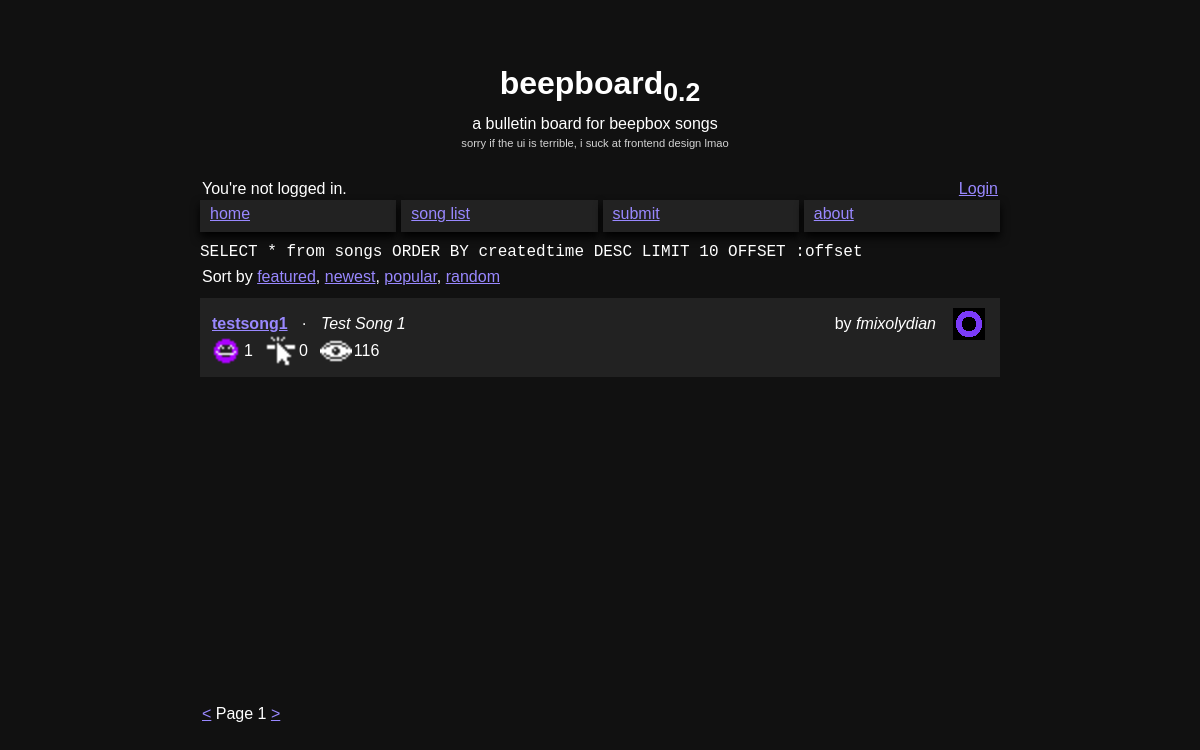
Page /songs.php on the earlier database version.
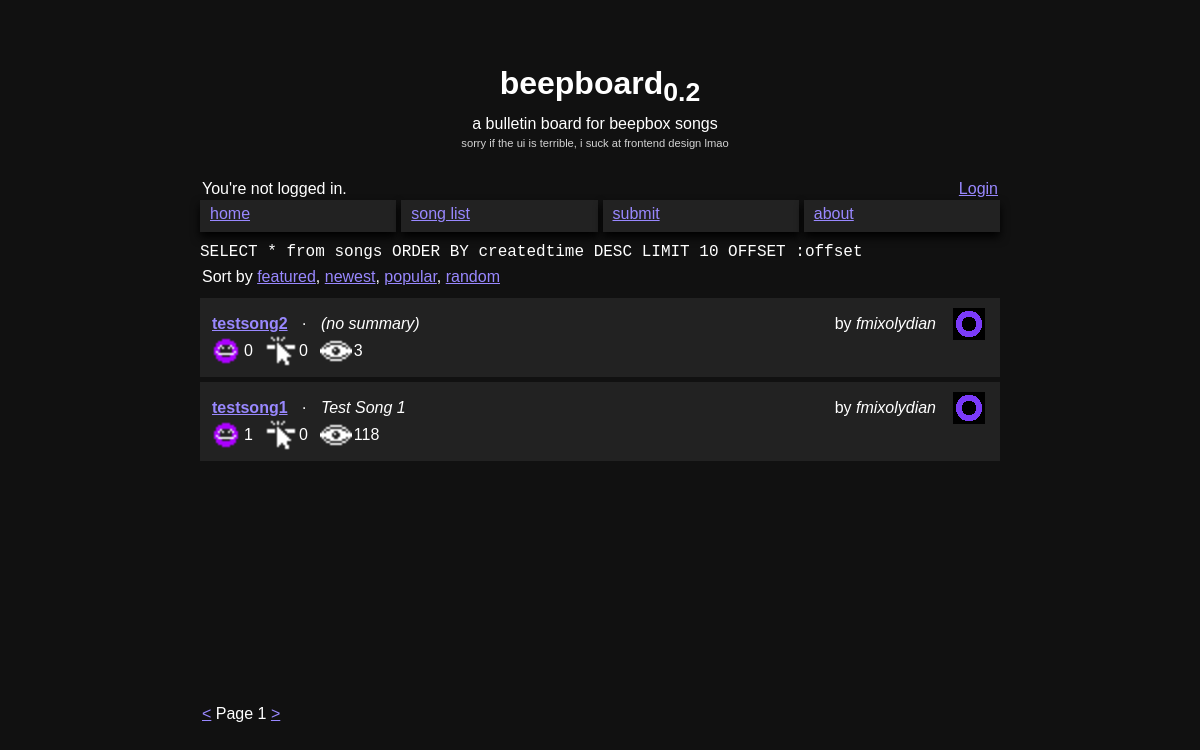
Same page on the later database version.
### tables this page shows
CREATE TABLE "songs" (
	"songid"	TEXT NOT NULL UNIQUE,
	"authorid"	TEXT NOT NULL,
	"views"	INTEGER NOT NULL DEFAULT 0,
	"likes"	INTEGER NOT NULL DEFAULT 0,
	"downloads"	INTEGER NOT NULL DEFAULT 0,
	"songurl"	TEXT NOT NULL,
	"createdtime"	INTEGER,
	"tags"	TEXT,
	"name"	TEXT,
	"summary"	TEXT,
	"featured"	INTEGER NOT NULL DEFAULT 0,
	"description"	TEXT,
	PRIMARY KEY("songid")
);

CREATE TABLE "users" (
	"userid"	TEXT NOT NULL UNIQUE,
	"pfpurl"	TEXT,
	"bio"	TEXT,
	"createdtime"	INTEGER NOT NULL,
	"username"	TEXT NOT NULL,
	"password"	TEXT NOT NULL,
	"token"	TEXT,
	PRIMARY KEY("userid")
);

### functions.php (called while the page is built, shortened)
<?php
	if (!defined('BB_IMPORTED')) {
		$db = new SQLite3(DB_PATH);
		function BB_sqlStatement($statement, $params) {
			global $db;
			$st = $db->prepare($statement);
			foreach ($params as $param => $value) {
				$st->bindValue($param, $value);
			}
			return $st->execute();
		}
	}
?>

### public/songs.php (the view, shortened to what this page needs)
<?php
require '../header.php';
$statement = "SELECT * from songs ";
$statement_footer = " LIMIT 10 OFFSET :offset";
switch ($_GET['sort']) {
	case 'newest':
		$statement .= "ORDER BY createdtime DESC";
		break;
}
$statement .= $statement_footer;
echo "<code>$statement</code>";
$q = BB_sqlStatement($statement, array(':offset' => $_GET['after']));
?>
			<p>Sort by <a href="/songs.php?sort=featured">featured</a>,
			           <a href="/songs.php?sort=newest">newest</a>,
			           <a href="/songs.php?sort=popular">popular</a>,
			           <a href="/songs.php?sort=random">random</a>
			           </p>
			<div class="songs">
<?php
while ($result = $q->fetchArray(SQLITE3_ASSOC)) {
	$username = $db->querySingle('SELECT username FROM users WHERE userid = \'' .
		$result['authorid'] . '\'');
	echo '
<article>
	<div class="SongMeta">
		<div class="horizontal">
			<p class="SongName"><a href="/viewsong.php?id=' . $result['songid'] . '">' .
				htmlentities($result['name']) . '</a></p>
			<p> · </p>
			<p class="SongDesc">' . htmlentities($result['summary']) . '</p>
		</div>
		<div class="horizontal">
			<img class="SongInteract" src="/assets/likes.png">
			<p class="SongCounter">' . htmlentities($result['likes']) . '</p>
			<img class="SongInteract" src="/assets/downloads.png">
			<p class="SongCounter">' . htmlentities($result['downloads']) . '</p>
			<img class="SongInteract" src="/assets/views.png">
			<p class="SongCounter">' . htmlentities($result['views']) . '</p>
		</div>
	</div>
	<div class="SongData">
		<div class="Platforms">
			<p> by <em class="SongAuthor">' . htmlentities($username) . '</em></p>
			<a target=_blank href="/api/downloadsong.php?id=' . $result['songid'] . '">
				<img class="SongPlatform" src="/assets/beepbox.png"/>
			</a>
		</div>
	</div>
</article>
';
}
?>
			</div>
			<footer>
				<p><a href=<?='songs.php?sort='.max($_GET['sort'].'&after='.($_GET['after']-10), 0) ?>>&lt;</a>
					Page <?= $_GET['after'] / 10 + 1 ?>
					<a href=<?='songs.php?sort='.$_GET['sort'].'&after='.($_GET['after']+10) ?>>&gt;</a></p>
			</footer>
		</main>
	</body>
</html>

Differences in the rows shown:
added songs: name "testsong2", summary "(no summary)", likes "0", downloads "0", views "3", authorid.username "fmixolydian"
changed songs "testsong1": views "116" → "118"
